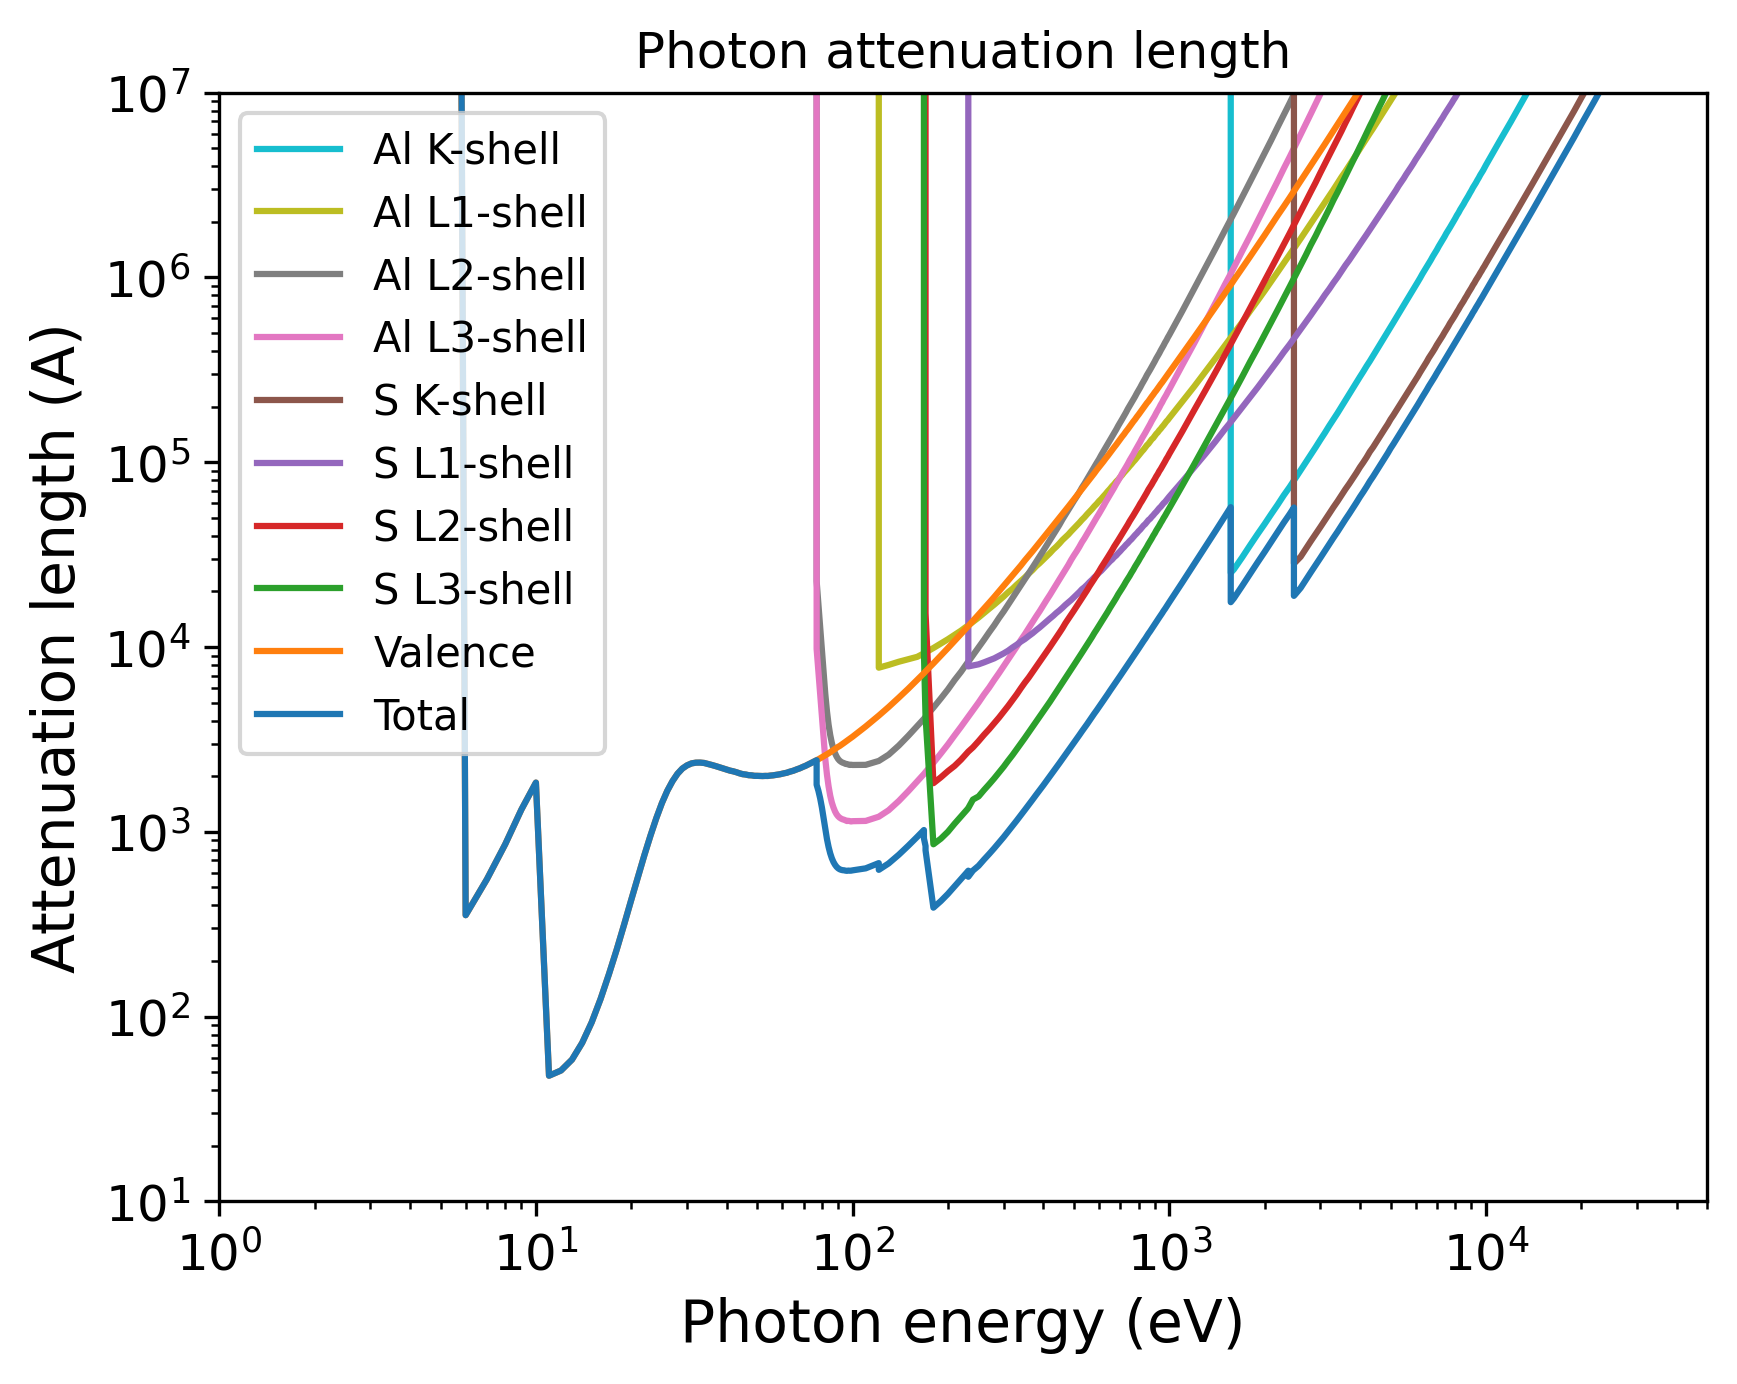

Here is the Python script that generated this plot:
import pandas as pd
import numpy as np
import matplotlib.pyplot as plt
import matplotlib.cm as cm
# Set the format:
plt.xlabel("Photon energy (eV)", fontsize=14)
plt.ylabel("Attenuation length (A)", fontsize=14)
plt.xticks(fontsize=12)
plt.yticks(fontsize=12)
plt.grid(False)
# Set the axes:
# Read the output file:
df = pd.read_csv(r"OUTPUT_Al2S3_Photon_IMFP.dat", sep=r'\s+', header=None, comment="#", skipinitialspace=True)
plt.xscale("log")
plt.yscale("log")
# Prepare the plot:
columns_to_plot = [ 1, 2, 3, 4, 5, 6, 7, 8, 9, 10]
labels = [ "Al K-shell", "Al L1-shell", "Al L2-shell", "Al L3-shell", "S K-shell", "S L1-shell", "S L2-shell", "S L3-shell", "Valence", "Total"]
# Create N distinct colors from a colormap
N = len(columns_to_plot)
colors = plt.cm.tab10(np.linspace(1, 0, 10))
# Set line styles:
linestyles = [ "-", "-", "-", "-", "-", "-", "-", "-", "-", "-"]
for i, col in enumerate(columns_to_plot):
    color = colors[i % len(colors)]
    ls    = linestyles[i % len(linestyles)]
    label = labels[i % len(labels)]
    plt.plot(df.iloc[:, 0], df.iloc[:, col],
    color=color,
    label=label,
    linestyle=ls)
plt.xlim(1.00000000,50000.00000000)
plt.ylim(10.00000000,10000000.00000000)
plt.title("Photon attenuation length")
plt.legend(loc="best", fontsize=10)
# Save the plot in this format:
plt.savefig("OUTPUT_MFP_photon.png", dpi=300, bbox_inches="tight")
